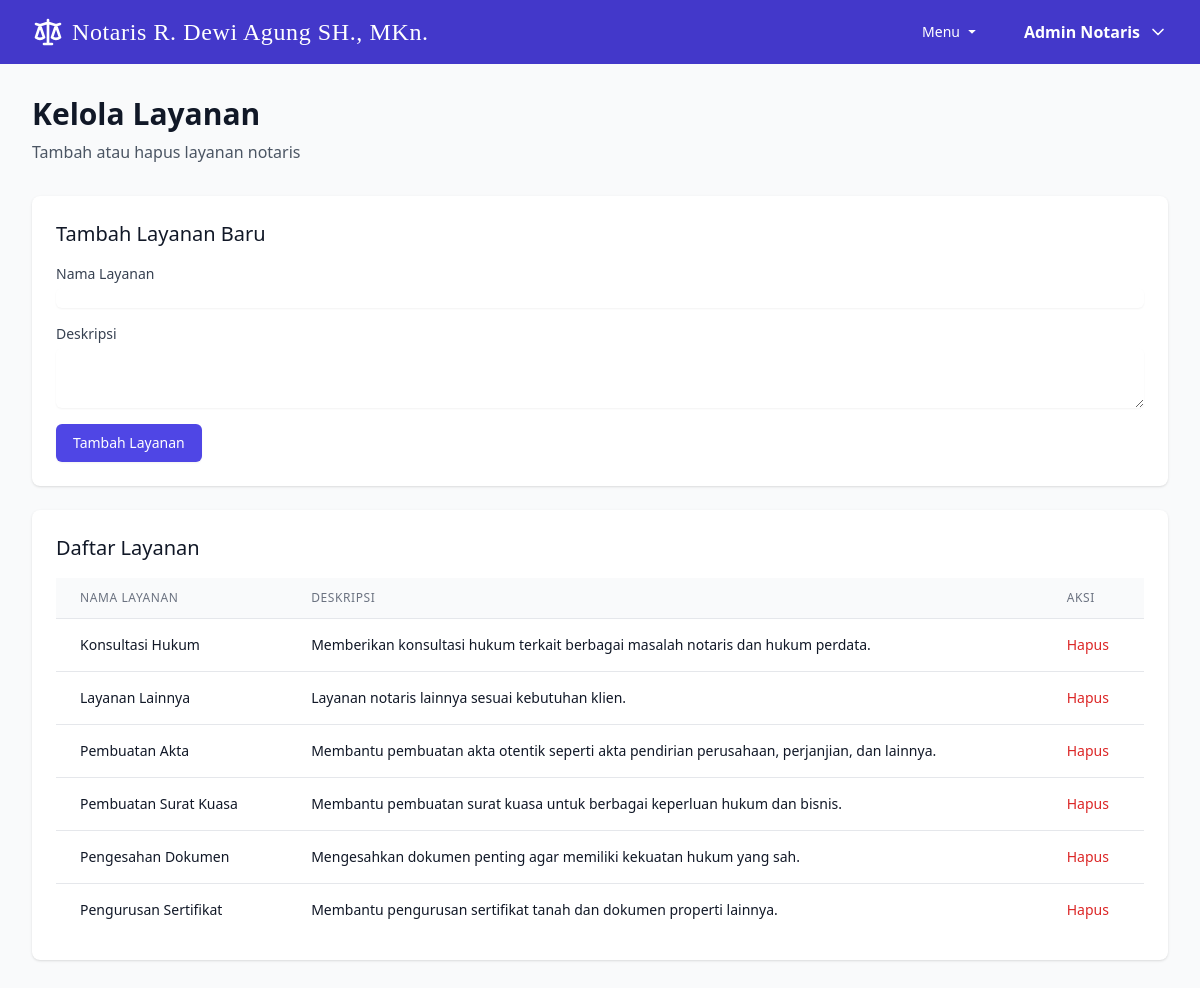
/admin/manage_service.php (signed in), run on the app's committed database.
### tables this page shows
CREATE TABLE IF NOT EXISTS services (
  id INT AUTO_INCREMENT PRIMARY KEY,
  name VARCHAR(255) NOT NULL UNIQUE,
  description TEXT,
  created_at TIMESTAMP DEFAULT CURRENT_TIMESTAMP,
  updated_at TIMESTAMP DEFAULT CURRENT_TIMESTAMP ON UPDATE CURRENT_TIMESTAMP
);

### admin/manage_service.php (the view, shortened to what this page needs)
<?php
include '../db.php';
$stmt = $pdo->query("SELECT * FROM services ORDER BY name");
$services = $stmt->fetchAll();
include '../header.php';
include '../navbar.php';
?>
<div class="min-h-screen bg-gray-50 py-8">
    <div class="max-w-7xl mx-auto px-4 sm:px-6 lg:px-8">
        <div class="mb-8">
            <h1 class="text-3xl font-semibold text-gray-900">Kelola Layanan</h1>
            <p class="mt-2 text-gray-600">Tambah atau hapus layanan notaris</p>
        </div>
        <div class="bg-white rounded-lg shadow overflow-hidden mb-6">
            <div class="p-6">
                <h2 class="text-xl font-medium text-gray-900 mb-4">Tambah Layanan Baru</h2>
                <form method="POST" class="space-y-4">
                    <div>
                        <label for="name" class="block text-sm font-medium text-gray-700">Nama Layanan</label>
                        <input type="text" name="name" id="name" required
                               class="mt-1 block w-full rounded-md border-gray-300 shadow-sm focus:border-indigo-500 focus:ring-indigo-500 sm:text-sm">
                    </div>
                    <div>
                        <label for="description" class="block text-sm font-medium text-gray-700">Deskripsi</label>
                        <textarea name="description" id="description" rows="3" required
                                  class="mt-1 block w-full rounded-md border-gray-300 shadow-sm focus:border-indigo-500 focus:ring-indigo-500 sm:text-sm"></textarea>
                    </div>
                    <div>
                        <button type="submit" class="inline-flex justify-center py-2 px-4 border border-transparent shadow-sm text-sm font-medium rounded-md text-white bg-indigo-600 hover:bg-indigo-700 focus:outline-none focus:ring-2 focus:ring-offset-2 focus:ring-indigo-500">
                            Tambah Layanan
                        </button>
                    </div>
                </form>
            </div>
        </div>
        <div class="bg-white rounded-lg shadow overflow-hidden">
            <div class="p-6">
                <h2 class="text-xl font-medium text-gray-900 mb-4">Daftar Layanan</h2>
                <?php if (empty($services)): ?>
                    <p class="text-gray-500">Belum ada layanan yang tersedia.</p>
                <?php else: ?>
                    <div class="overflow-x-auto">
                        <table class="min-w-full divide-y divide-gray-200">
                            <thead>
                                <tr>
                                    <th class="px-6 py-3 bg-gray-50 text-left text-xs font-medium text-gray-500 uppercase tracking-wider">Nama Layanan</th>
                                    <th class="px-6 py-3 bg-gray-50 text-left text-xs font-medium text-gray-500 uppercase tracking-wider">Deskripsi</th>
                                    <th class="px-6 py-3 bg-gray-50 text-left text-xs font-medium text-gray-500 uppercase tracking-wider">Aksi</th>
                                </tr>
                            </thead>
                            <tbody class="bg-white divide-y divide-gray-200">
                                <?php foreach ($services as $service): ?>
                                    <tr>
                                        <td class="px-6 py-4 whitespace-nowrap text-sm text-gray-900">
                                            <?= htmlspecialchars($service['name']) ?>
                                        </td>
                                        <td class="px-6 py-4 text-sm text-gray-900">
                                            <?= htmlspecialchars($service['description']) ?>
                                        </td>
                                        <td class="px-6 py-4 whitespace-nowrap text-sm font-medium">
                                            <form method="POST" class="inline" onsubmit="return confirm('Yakin ingin menghapus layanan ini?');">
                                                <button type="submit" class="text-red-600 hover:text-red-900">Hapus</button>
                                            </form>
                                        </td>
                                    </tr>
                                <?php endforeach; ?>
                            </tbody>
                        </table>
                    </div>
                <?php endif; ?>
            </div>
        </div>
    </div>
</div>

### header.php (shortened to what this page needs)
<!DOCTYPE html>
<html lang="en">
<head>
    <script src="https://cdn.tailwindcss.com"></script>
</head>
<body>

### navbar.php (shortened to what this page needs)
<nav class="bg-indigo-700 text-white shadow">
  <div class="max-w-7xl mx-auto px-4 sm:px-6 lg:px-8">
    <div class="flex justify-between h-16 items-center">
      <div class="flex items-center space-x-2">
        <svg class="w-8 h-8 text-white" fill="none" stroke="currentColor" viewBox="0 0 24 24">
          <path stroke-linecap="round" stroke-linejoin="round" stroke-width="2" d="M3 6l3 1m0 0l-3 9a5.002 5.002 0 006.001 0M6 7l3 9M6 7l6-2m6 2l3-1m-3 1l-3 9a5.002 5.002 0 006.001 0M18 7l3 9m-3-9l-6-2m0-2v2m0 16V5m0 16H9m3 0h3"/>
        </svg>
        <div class="flex-shrink-0 text-2xl font-notaris tracking-wide">
          Notaris R. Dewi Agung SH., MKn.
        </div>
      </div>
      <div class="hidden sm:flex sm:space-x-8 relative items-center">
        <button id="menu-button" type="button" aria-haspopup="true" aria-expanded="false" class="inline-flex items-center px-3 py-2 text-sm font-medium hover:text-indigo-300 focus:outline-none">
          Menu
          <svg class="ml-1 h-4 w-4 fill-current" viewBox="0 0 20 20">
            <path d="M5.25 7.5L10 12.25L14.75 7.5H5.25Z" />
          </svg>
        </button>
        <?php if (isset($_SESSION['logged_in']) && $_SESSION['logged_in'] === true): ?>
          <div class="ml-6 relative">
            <button id="profile-button" type="button" aria-haspopup="true" aria-expanded="false" class="flex items-center space-x-2 focus:outline-none focus:ring-2 focus:ring-offset-2 focus:ring-indigo-500">
              <span class="text-white font-semibold"><?= htmlspecialchars($_SESSION['user_name'] ?? 'User') ?></span>
              <svg class="h-5 w-5 text-white" fill="none" stroke="currentColor" stroke-width="2" viewBox="0 0 24 24" stroke-linecap="round" stroke-linejoin="round">
                <path d="M6 9l6 6 6-6" />
              </svg>
            </button>
          </div>
        <?php endif; ?>
      </div>
    </div>
  </div>
</nav>

### header.php (style rules this page uses)
.font-notaris { font-family: 'Playfair Display', serif; }

### data on the page
services: name "Konsultasi Hukum", description "Memberikan konsultasi hukum terkait berbagai masalah notaris dan hukum perdata."
services: name "Layanan Lainnya", description "Layanan notaris lainnya sesuai kebutuhan klien."
services: name "Pembuatan Akta", description "Membantu pembuatan akta otentik seperti akta pendirian perusahaan, perjanjian, dan lainnya."
services: name "Pembuatan Surat Kuasa", description "Membantu pembuatan surat kuasa untuk berbagai keperluan hukum dan bisnis."
services: name "Pengesahan Dokumen", description "Mengesahkan dokumen penting agar memiliki kekuatan hukum yang sah."
services: name "Pengurusan Sertifikat", description "Membantu pengurusan sertifikat tanah dan dokumen properti lainnya."

### other printed values
$_SESSION['user_name'] "Admin Notaris"
